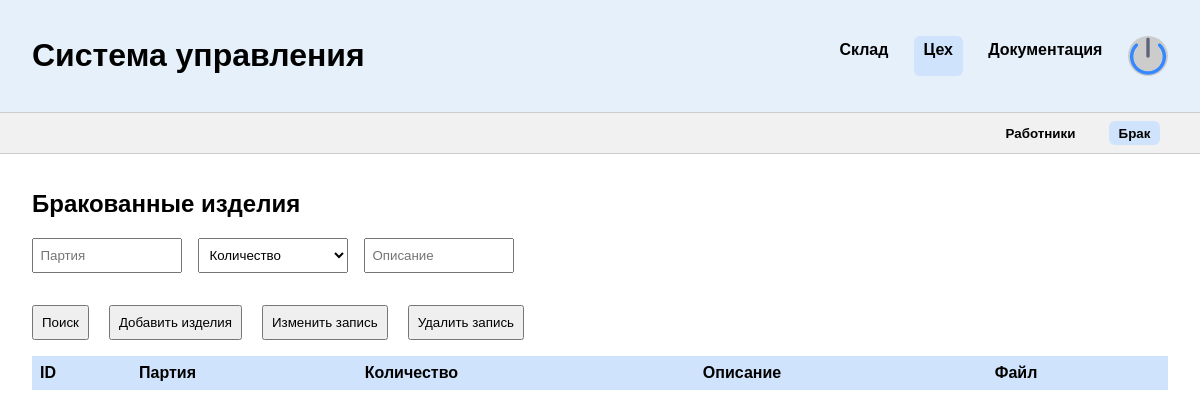
The app's page /ceh/defects/ (signed in), older data.
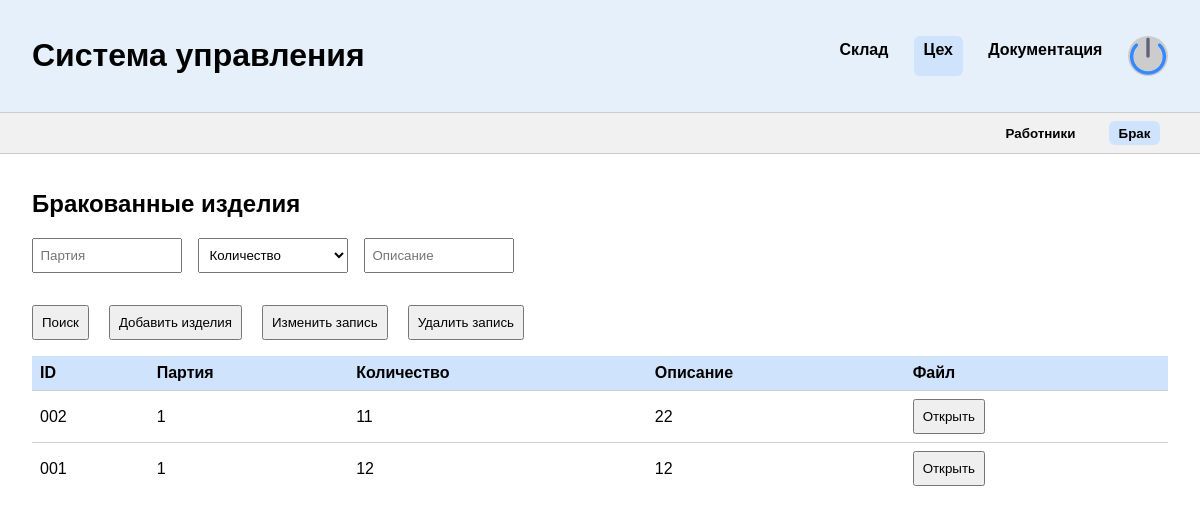
The same page, newer data.
### main/models.py (models this page shows, shortened)
class DefectiveProducts(models.Model):
    batch = models.ForeignKey(Batch, on_delete=models.CASCADE)
    quantity = models.IntegerField(verbose_name="Количество бракованных изделий")
    description = models.CharField(max_length=255, verbose_name="Описание дефекта")
    report = models.FileField(
        verbose_name="Ссылка на отчёт (файл/заметка)", null=True, upload_to="static/defects/reports/"
    )
    class Meta:
        verbose_name = "Брак"
        verbose_name_plural = "Брак"

### main/views/defects.py (the view)
# urls.py: path("ceh/defects/", DefectsPage.as_view()),
class DefectsPage(BaseView, TemplateView):
    template_name = "main/defects.html"
    def get_context_data(self, **kwargs):
        context = super().get_context_data(**kwargs)
        context["defects"] = DefectSerializer(Defects.objects.order_by("-id"), many=True).data
        context["batches"] = Batch.objects.all()
        return context

### main/models.py (called while the page is built)
    def __str__(self):
        return f"Партия: {self.id}"

    def __str__(self):
        return f"{self.fullname} - {self.role}"

### main/serializers.py (called while the page is built)
    def get_report_name(self, obj):
        return get_file_name(obj.report)

    def get_id(self, obj):
        return str(obj.id).zfill(3)

### main/views/base.py (called while the page is built)
    def get_enable_roles(self):
        enable = getattr(self, "enable_roles", [])
        if enable:
            return enable
        exclude = getattr(self, "exclude_roles", [])
        if exclude:
            return set([i.value for i in UserRole]) - set(exclude)
        return [i.value for i in UserRole]

    def dispatch(self, request: HttpRequest, *args, **kwargs):
        user = request.user
        if not user.is_authenticated:
            return HttpResponseRedirect('/')
        print(user.login)
        print(user.__dict__)
        if user.role == UserRole.GeneralManager or user.role == UserRole.ProductionManager:
            return super().dispatch(request, *args, **kwargs)
        if user.role not in self.get_enable_roles():
            return render(request, "main/protect.html")
        return super().dispatch(request, *args, **kwargs)

### main/templates/main/defects.html (shortened to what this page needs)
{% extends "main/base.html" %}
{% load static %}
{%  block content %}
<header>
  <h1>Система управления</h1>
  <div class="menu">
    <a href="/warehouse/materials/">Склад</a>
    <a href="/ceh/workers/" class="active">Цех</a>
    <a href="/docs/">Документация</a>
    <div class="avatar"><img src="{% static 'main/shutdown.png' %}" /></div>
  </div>
</header>
  <div class="submenu" id="submenu-ceh">
    <button data-target="workers"><a href="/ceh/workers/">Работники</a></button>
    <button data-target="defects" class="active">Брак</button>
  </div>
  <section id="ceh">
    <div class="table-section" id="defects">
      <h2>Бракованные изделия</h2>
      <div class="filters">
        <input placeholder="Партия">
        <select>
          <option value="">Количество</option>
        </select>
        <input placeholder="Описание">
      </div>
      <div class="product-actions">
        <button onclick="filterDefects()">Поиск</button>
        <button onclick="document.getElementById('dialog-add-defect').showModal()">Добавить изделия</button>
        <button onclick="document.getElementById('dialog-edit-entry').showModal()">Изменить запись</button>
        <button onclick="document.getElementById('dialog-delete-defect').showModal()">Удалить запись</button>
      </div>
      <table>
        <thead><tr><th>ID</th><th>Партия</th><th>Количество</th><th>Описание</th><th>Файл</th></tr></thead>
        <tbody>
          {% for d in defects %}
          <tr><td>{{ d.id }}</td><td>{{ d.batch }}</td><td>{{ d.quantity }}</td><td>{{ d.description }}</td><td><button onclick="openDoc(event, {{ d.id }})">Открыть</button></td></tr>
          {% endfor %}
        </tbody>
      </table>
    </div>
  </section>
{% endblock  %}

Row changes from the older to the newer data that the page shows:
added DefectiveProducts: description "22"
added DefectiveProducts: description "12"
Text that changed along with them:
new list line: "002 1 11 Открыть"
new list line: "001 1 12 Открыть"
